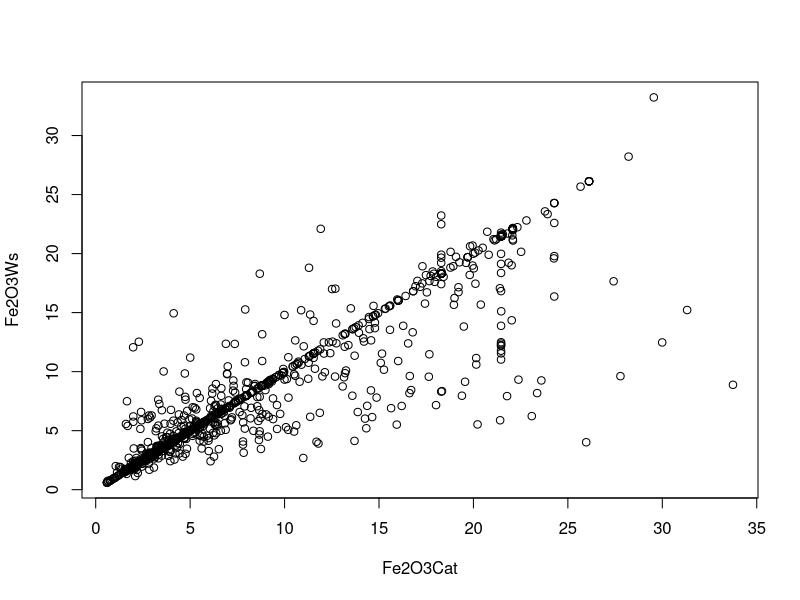
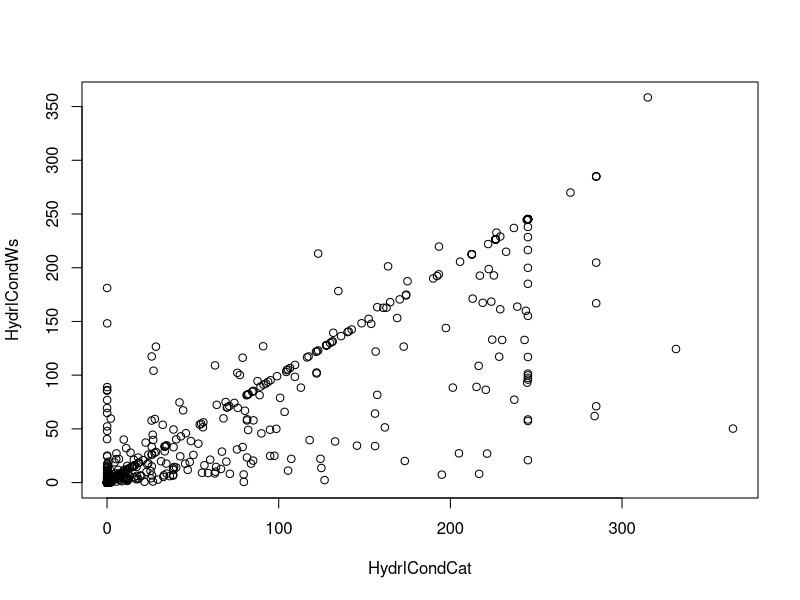

Generate these figures, in order, with R:
library(tidyverse)

dir.create("Tables", showWarnings = F)

# Plot Dry wt, LOI, MHg, THg, %MHg
# Plot together to understand relationships 
# ID drivers of each

# All lakes summary - 1268 lakes
Data_ALL <- read.csv("Formatted_Data/AllLakes_AllVariables_final_2021-05-19.csv")
str(Data_ALL)
# Calculate THg/LOI and Percent SMHG
Data_ALL$Percent_SMHG <- Data_ALL$SMHG_ng_g/Data_ALL$STHG_ng_g
Data_ALL$STHG_LOI_ratio <- Data_ALL$STHG_ng_g/Data_ALL$LOI_PERCENT

NARS_Dat <- read.csv("Formatted_Data/NARS_final_2021-05-19.csv")

LakeCat_Dat <- read.csv("Formatted_Data/LakeCat_final_2021-05-19.csv")

names(Data_ALL) %in% colnames(NARS_Dat)

Var_df <- data.frame(Variable=names(Data_ALL))
Var_df$LakeCat <- Var_df$Variable %in% colnames(LakeCat_Dat)
Var_df$NARS <- Var_df$Variable %in% colnames(NARS_Dat)

Var_df$Source <- NA
Var_df$Source[Var_df$LakeCat==TRUE & Var_df$NARS==FALSE] <- "LakeCat"
Var_df$Source[Var_df$LakeCat==FALSE & Var_df$NARS==TRUE] <- "NARS"



Var_df$Type <- NA
Var_df$Domain <- NA
Var_df$NumNA_Of1268 <- NA
Var_df$Num0_Of1268 <- NA
Var_df$NumMostFreq_Of1268 <- NA

Var_df$SD_Nuniq <- NA


for(i in 5:nrow(Var_df)){
 Var_df$Type[i] <- typeof(Data_ALL[,i])

 if(typeof(Data_ALL[,i])=="character"){
   vect.i <- Data_ALL[,i]
   Vals <- c(unique(vect.i[!is.na(vect.i)]),NA,NA,NA,NA)[1:5]
   Var_df$Domain[i] <- paste0(Vals, collapse=",")
   Var_df$SD_Nuniq[i] <- length(unique(vect.i[!is.na(vect.i)]))
 } else{
   Vals <- c(min(Data_ALL[,i], na.rm = T), median(Data_ALL[,i], na.rm = T), max(Data_ALL[,i], na.rm = T))
   Vals <- round(quantile(Data_ALL[,i], na.rm=T, probs = seq(0, 1, 0.25)),2)
   Var_df$Domain[i] <- paste0(Vals, collapse=",")
   Var_df$SD_Nuniq[i] <- sd(Data_ALL[,i], na.rm = T)
   
 }
 
 Var_df$NumNA_Of1268[i] <- sum(is.na(Data_ALL[,i]))
 Var_df$Num0_Of1268[i] <- sum(Data_ALL[,i]==0, na.rm = T)
 Var_df$NumMostFreq_Of1268[i] <- max(table(Data_ALL[,i]))

}

Var_df$Percent_NA <- round(Var_df$NumNA_Of1268/1268,4)
Var_df$Percent_0 <- round(Var_df$Num0_Of1268/1268,4)
Var_df$Percent_MostFreq <- round(Var_df$NumMostFreq_Of1268/1268,4)

Var_df$Combine_Code <- ""
Var_df$Remove <- ""
Var_df$THG_predictor <- ""

Var_df <- Var_df %>% dplyr::select(-LakeCat, -NARS) %>% relocate(Percent_NA, .after = NumNA_Of1268) %>% relocate(Percent_0, .after = Num0_Of1268) %>% relocate(Percent_MostFreq, .after = NumMostFreq_Of1268)

write.csv(Var_df, "Tables/Variable_summary_AllLakes_AllVariables.csv", row.names = F)



### Lakes in both NARS and LakeCat summary
Data_LksInBoth <- read.csv("Formatted_Data/LakesInLakeCatAndNARS_AllVariables_final_2021-05-19.csv")
# 1112 lakes

# Calculate THg/LOI and Percent SMHG
Data_LksInBoth$Percent_SMHG <- Data_LksInBoth$SMHG_ng_g/Data_LksInBoth$STHG_ng_g
Data_LksInBoth$STHG_LOI_ratio <- Data_LksInBoth$STHG_ng_g/Data_LksInBoth$LOI_PERCENT


Var_df_Both <- data.frame(Variable=names(Data_LksInBoth))
Var_df_Both$LakeCat <- Var_df_Both$Variable %in% colnames(LakeCat_Dat)
Var_df_Both$NARS <- Var_df_Both$Variable %in% colnames(NARS_Dat)

Var_df_Both$Source <- NA
Var_df_Both$Source[Var_df_Both$LakeCat==TRUE & Var_df_Both$NARS==FALSE] <- "LakeCat"
Var_df_Both$Source[Var_df_Both$LakeCat==FALSE & Var_df_Both$NARS==TRUE] <- "NARS"



Var_df_Both$Type <- NA
Var_df_Both$Domain <- NA
Var_df_Both$NumNA_Of1112 <- NA
Var_df_Both$Num0_Of1112 <- NA
Var_df_Both$NumMostFreq_Of1112 <- NA
Var_df_Both$SD_Nuniq <- NA

for(i in 5:nrow(Var_df_Both)){
  Var_df_Both$Type[i] <- typeof(Data_LksInBoth[,i])
  
  if(typeof(Data_LksInBoth[,i])=="character"){
    vect.i <- Data_LksInBoth[,i]
    Vals <- c(unique(vect.i[!is.na(vect.i)]),NA,NA,NA,NA)[1:5]
    Var_df_Both$Domain[i] <- paste0(Vals, collapse=",")
    Var_df_Both$SD_Nuniq[i] <- length(unique(vect.i[!is.na(vect.i)]))
  } else{
    Vals <- c(min(Data_LksInBoth[,i], na.rm = T), median(Data_LksInBoth[,i], na.rm = T), max(Data_LksInBoth[,i], na.rm = T))
    Vals <- round(quantile(Data_LksInBoth[,i], na.rm=T, probs = seq(0, 1, 0.25)),2)
    Var_df_Both$Domain[i] <- paste0(Vals, collapse=",")
    Var_df_Both$SD_Nuniq[i] <- sd(Data_LksInBoth[,i], na.rm = T)
  }
  
  Var_df_Both$NumNA_Of1112[i] <- sum(is.na(Data_LksInBoth[,i]))
  Var_df_Both$Num0_Of1112[i] <- sum(Data_LksInBoth[,i]==0, na.rm = T)
  Var_df_Both$NumMostFreq_Of1112[i] <- max(table(Data_LksInBoth[,i]))
  
}

Var_df_Both$Percent_NA <- round(Var_df_Both$NumNA_Of1112/1112,4)
Var_df_Both$Percent_0 <- round(Var_df_Both$Num0_Of1112/1112,4)
Var_df_Both$Percent_MostFreq <- round(Var_df_Both$NumMostFreq_Of1112/1112,4)

Var_df_Both$Combine_Code <- ""
Var_df_Both$Remove <- ""
Var_df_Both$THG_predictor <- ""

Var_df_Both <- Var_df_Both %>% dplyr::select(-LakeCat, -NARS) %>% relocate(Percent_NA, .after = NumNA_Of1112) %>% relocate(Percent_0, .after = Num0_Of1112) %>% relocate(Percent_MostFreq, .after = NumMostFreq_Of1112)

write.csv(Var_df_Both, "Tables/Variable_summary_LakesInBoth_AllVariables.csv", row.names = F)








### Lakes with isotopes summary
Data_iso <- Data_ALL %>% filter(!is.na(d202_Avg)) # 413
sum(!Data_iso$NLA12_ID %in% Data_LksInBoth$NLA12_ID)
Data_iso$Status

sum(is.na(Data_iso$STHG_LOI_ratio))
sum(is.na(Data_iso$SMHG_ng_g))

Data_iso_missing <- Data_iso %>% filter(!NLA12_ID %in% Data_LksInBoth$NLA12_ID)
# Note: 3 lakes with isotope data are not in both NARS and LakeCat

# Should remove these from iso set if want to use both datasets. Note that distribution alikeness was checked again in Format_Data_And_Final_Bias_Check2_rmIsoLksNotInBoth.R and still non-significantly different




## Lakes in both NARS and LakeCat summary and HAVE LOI, MHg, or THg
Data_miss_response <- Data_LksInBoth %>% filter(is.na(STHG_ng_g) | is.na(SMHG_ng_g) | is.na(LOI_PERCENT)) # 413

Data_LksInBoth_wResp <- Data_LksInBoth %>% filter(!NLA12_ID %in% Data_miss_response$NLA12_ID)

Var_df_Both_Resp <- data.frame(Variable=names(Data_LksInBoth_wResp))
Var_df_Both_Resp$LakeCat <- Var_df_Both_Resp$Variable %in% colnames(LakeCat_Dat)
Var_df_Both_Resp$NARS <- Var_df_Both_Resp$Variable %in% colnames(NARS_Dat)

Var_df_Both_Resp$Source <- NA
Var_df_Both_Resp$Source[Var_df_Both_Resp$LakeCat==TRUE & Var_df_Both_Resp$NARS==FALSE] <- "LakeCat"
Var_df_Both_Resp$Source[Var_df_Both_Resp$LakeCat==FALSE & Var_df_Both_Resp$NARS==TRUE] <- "NARS"



Var_df_Both_Resp$Type <- NA
Var_df_Both_Resp$Domain <- NA
Var_df_Both_Resp$NumNA_Of1076 <- NA
Var_df_Both_Resp$Num0_Of1076 <- NA
Var_df_Both_Resp$NumMostFreq_Of1076 <- NA
Var_df_Both_Resp$SD_Nuniq <- NA

for(i in 5:nrow(Var_df_Both_Resp)){
  Var_df_Both_Resp$Type[i] <- typeof(Data_LksInBoth_wResp[,i])
  
  if(typeof(Data_LksInBoth_wResp[,i])=="character"){
    vect.i <- Data_LksInBoth_wResp[,i]
    Vals <- c(unique(vect.i[!is.na(vect.i)]),NA,NA,NA,NA)[1:5]
    Var_df_Both_Resp$Domain[i] <- paste0(Vals, collapse=",")
    Var_df_Both_Resp$SD_Nuniq[i] <- length(unique(vect.i[!is.na(vect.i)]))
  } else{
    Vals <- c(min(Data_LksInBoth_wResp[,i], na.rm = T), median(Data_LksInBoth_wResp[,i], na.rm = T), max(Data_LksInBoth_wResp[,i], na.rm = T))
    Vals <- round(quantile(Data_LksInBoth_wResp[,i], na.rm=T, probs = seq(0, 1, 0.25)),2)
    Var_df_Both_Resp$Domain[i] <- paste0(Vals, collapse=",")
    Var_df_Both_Resp$SD_Nuniq[i] <- sd(Data_LksInBoth_wResp[,i], na.rm = T)
  }
  
  Var_df_Both_Resp$NumNA_Of1076[i] <- sum(is.na(Data_LksInBoth_wResp[,i]))
  Var_df_Both_Resp$Num0_Of1076[i] <- sum(Data_LksInBoth_wResp[,i]==0, na.rm = T)
  Var_df_Both_Resp$NumMostFreq_Of1076[i] <- max(table(Data_LksInBoth_wResp[,i]))
  
}

Var_df_Both_Resp$Percent_NA <- round(Var_df_Both_Resp$NumNA_Of1076/1076,4)
Var_df_Both_Resp$Percent_0 <- round(Var_df_Both_Resp$Num0_Of1076/1076,4)
Var_df_Both_Resp$Percent_MostFreq <- round(Var_df_Both_Resp$NumMostFreq_Of1076/1076,4)

Var_df_Both_Resp$Combine_Code <- ""
Var_df_Both_Resp$Remove <- ""
Var_df_Both_Resp$THG_predictor <- ""

Var_df_Both_Resp <- Var_df_Both_Resp %>% dplyr::select(-LakeCat, -NARS) %>% relocate(Percent_NA, .after = NumNA_Of1076) %>% relocate(Percent_0, .after = Num0_Of1076) %>% relocate(Percent_MostFreq, .after = NumMostFreq_Of1076)

write.csv(Var_df_Both_Resp, "Tables/Variable_summary_LakesInBoth_wResp_AllVariables.csv", row.names = F)





#### Plots
plot(Fe2O3Ws~Fe2O3Cat, data=Data_LksInBoth)
plot(HydrlCondWs~HydrlCondCat, data=Data_LksInBoth)
